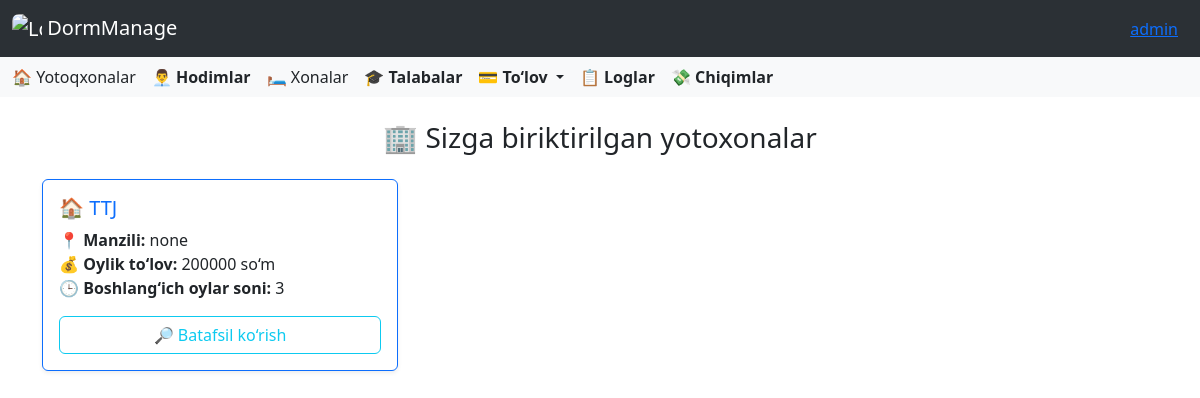
Screenshot of /dormitory/ (signed in) with the database file from the repository.
### accounts/models.py (models this page shows, shortened)
class CustomUser(AbstractUser):
    ROLE_CHOICES = [
        ('director', 'Direktor'),
        ('employee', 'Xodim'),
    ]
    role = models.CharField(
        max_length=10,
        choices=ROLE_CHOICES,
        default='other',
        verbose_name='Lavozim'
    )
    work_start = models.TimeField(
        verbose_name='Ish boshlanish vaqti',
        null=True,
        blank=True
    )
    work_end = models.TimeField(
        verbose_name='Ish tugash vaqti',
        null=True,
        blank=True
    )
    phone_number = models.CharField(
        max_length=20,
        blank=True,
        verbose_name='Telefon raqami'
    )
    hire_date = models.CharField(
        max_length=10,
        null=True,
        blank=True,
        verbose_name='Ishga qabul qilingan sana'
    )
    photo = models.ImageField(
        upload_to=staff_photo_upload_path,
        blank=False,
        null=False,
        verbose_name='Hodim surati'
    )
    salary = models.PositiveIntegerField(
        verbose_name='Maosh',
        null=True,
        blank=True,
        help_text="Hodimning maoshi (so'mda)"
    )
    is_in_dormitory = models.BooleanField(default=False)

### dormitory/models.py (models this page shows, shortened)
class Dormitory(models.Model):
    director = models.ForeignKey(Director, on_delete=models.CASCADE, related_name='dormitories')
    name = models.CharField(max_length=300, blank=False)
    address = models.CharField(max_length=300, blank=False)
    monthly_payment = models.PositiveIntegerField(default=0, verbose_name="Oylik to‘lov miqdori (so'm)")
    default_monthly_payment = models.PositiveIntegerField(
        default=1,
        help_text="Shartnomaga asosan boshlang‘ich oylik to‘lov (so‘mda)"
    )
    last_update_time = models.DateTimeField(blank=True, null=True)

### dormitory/views.py (the view)
# urls.py: path('', DormitorySelectView.as_view(), name='dormitories'),
class DormitorySelectView(LoginRequiredMixin, DirectorOnlyMixin, ListView):
    model = Dormitory
    template_name = 'dormitory/dormitory_select.html'
    context_object_name = 'dormitories'
    def get_queryset(self):
        return Dormitory.objects.filter(director=self.request.user.director)

### dormitory/views.py (called while the page is built)
    def test_func(self):
        return hasattr(self.request.user, 'director')

### templates/dormitory/dormitory_select.html
{% extends 'base.html' %}
{% block content %}
<div class="container mt-4">
    <h3 class="mb-4 text-center">🏢 Sizga biriktirilgan yotoxonalar</h3>
    <div class="row">
        {% for dorm in dormitories %}
        <div class="col-md-6 col-lg-4 mb-4">
            <div class="card h-100 shadow-sm border-primary">
                <div class="card-body">
                    <h5 class="card-title text-primary">
                        🏠 {{ dorm.name }}
                    </h5>
                    <p class="card-text">
                        <strong>📍 Manzili:</strong> {{ dorm.address }}<br>
                        <strong>💰 Oylik to‘lov:</strong> {{ dorm.monthly_payment|floatformat:0 }} so‘m<br>
                        <strong>🕒 Boshlang‘ich oylar soni:</strong> {{ dorm.default_monthly_payment }}
                    </p>
                    <a href="{% url 'dormitory_detail' dorm.id %}" class="btn btn-outline-info w-100">
                        🔎 Batafsil ko‘rish
                    </a>
                </div>
            </div>
        </div>
        {% empty %}
        <div class="col-12 text-center text-danger">
            <p>Hech qanday yotoqxona topilmadi.</p>
        </div>
        {% endfor %}
    </div>
</div>
{% endblock %}

### templates/base.html (shortened to what this page needs)
<!DOCTYPE html>
<html lang="en">
<head>
    <link href="https://cdn.jsdelivr.net/npm/bootstrap@5.3.5/dist/css/bootstrap.min.css" rel="stylesheet">
    <link rel="stylesheet" href="https://cdnjs.cloudflare.com/ajax/libs/font-awesome/6.0.0/css/all.min.css">
    <link rel="stylesheet" href="https://cdn.jsdelivr.net/npm/bootstrap-icons@1.10.5/font/bootstrap-icons.css">
    <link href="https://cdn.jsdelivr.net/npm/select2@4.1.0-rc.0/dist/css/select2.min.css" rel="stylesheet" />
</head>
<body>
<nav class="navbar bg-body-tertiary" data-bs-theme="dark">
  <div class="container-fluid">
    <a class="navbar-brand" href="{% url 'dashboard' %}">
      <img src="/media/images/icon.png" alt="Logo" style="width:30px; height:30px; border-radius:7px" class="d-inline-block align-text-top">
      DormManage
    </a>
    <div class="ms-auto" style="margin: 0 10px;">
      <a href="#" class="text-primary text-decoration-underline" data-bs-toggle="modal" data-bs-target="#userInfoModal">
        {% if user.first_name %}
          {{ user.first_name }}
        {% else %} {{ user.username }}
        {% endif %}
      </a>
    </div>
  </div>
</nav>
<nav class="navbar bg-body-tertiary">
  <div class="container-fluid">
    <div class="d-none d-lg-flex gap-3 align-items-center">
  {% if user.role == 'director' %}
  <a class="nav-link" href="{% url 'dormitories' %}">🏠 Yotoqxonalar</a>
  <a class="nav-link" href="{% url 'employees' %}"><strong>👨‍💼 Hodimlar</strong></a>
  {% endif %}
  <a class="nav-link" href="{% url 'rooms' %}">🛏️ Xonalar</a>
  <a class="nav-link" href="{% url 'students' %}"><strong>🎓 Talabalar</strong></a>
  <div class="nav-item dropdown">
    <a class="nav-link dropdown-toggle" href="#" role="button" data-bs-toggle="dropdown" aria-expanded="false">
      <strong>💳 To‘lov</strong>
    </a>
  </div>
  <a class="nav-link" href="{% url 'logs' %}"><strong>📋 Loglar</strong></a>
  <a class="nav-link" href="{% url 'expense_list' %}"><strong>💸 Chiqimlar</strong></a>
</div>
  </div>
</nav>
{% block content %}
{% endblock %}
</body>
</html>

### rows the page displays
CustomUser: first_name "admin"
Dormitory: name "TTJ", address "none", monthly_payment "200000", default_monthly_payment "3"
